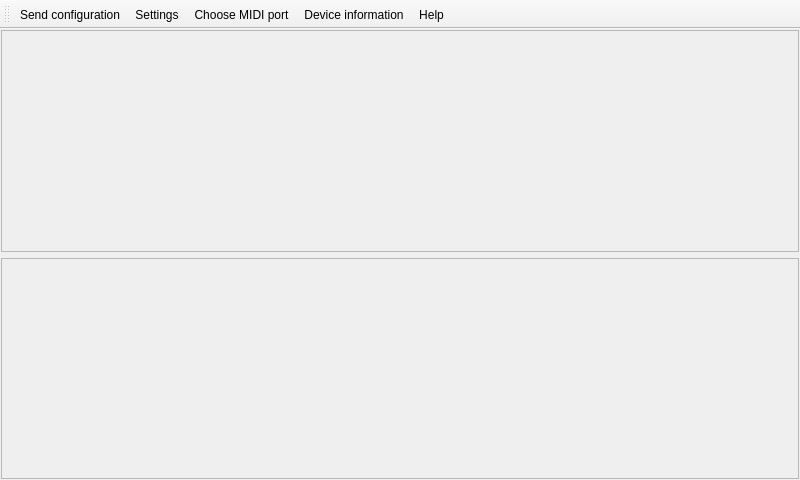
<?xml version="1.0" encoding="UTF-8"?>
<ui version="4.0">
 <class>MainWindow</class>
 <widget class="QMainWindow" name="MainWindow">
  <property name="geometry">
   <rect>
    <x>0</x>
    <y>0</y>
    <width>800</width>
    <height>480</height>
   </rect>
  </property>
  <widget class="QWidget" name="centralWidget">
   <layout class="QVBoxLayout" name="verticalLayout">
    <property name="leftMargin">
     <number>1</number>
    </property>
    <property name="topMargin">
     <number>1</number>
    </property>
    <property name="rightMargin">
     <number>1</number>
    </property>
    <property name="bottomMargin">
     <number>1</number>
    </property>
    <item>
     <widget class="QFrame" name="upperFrame">
      <property name="frameShape">
       <enum>QFrame::StyledPanel</enum>
      </property>
      <property name="frameShadow">
       <enum>QFrame::Raised</enum>
      </property>
      <layout class="QVBoxLayout" name="verticalLayout_2">
       <property name="leftMargin">
        <number>0</number>
       </property>
       <property name="topMargin">
        <number>0</number>
       </property>
       <property name="rightMargin">
        <number>0</number>
       </property>
       <property name="bottomMargin">
        <number>0</number>
       </property>
       <item>
        <widget class="TouchPiano" name="upperTouchPiano" native="true"/>
       </item>
      </layout>
     </widget>
    </item>
    <item>
     <widget class="QFrame" name="lowerFrame">
      <property name="frameShape">
       <enum>QFrame::StyledPanel</enum>
      </property>
      <property name="frameShadow">
       <enum>QFrame::Raised</enum>
      </property>
      <layout class="QVBoxLayout" name="verticalLayout_3">
       <property name="leftMargin">
        <number>0</number>
       </property>
       <property name="topMargin">
        <number>0</number>
       </property>
       <property name="rightMargin">
        <number>0</number>
       </property>
       <property name="bottomMargin">
        <number>0</number>
       </property>
       <item>
        <widget class="TouchPiano" name="lowerTouchPiano" native="true"/>
       </item>
      </layout>
     </widget>
    </item>
   </layout>
  </widget>
  <widget class="QToolBar" name="toolBar">
   <property name="windowTitle">
    <string>toolBar</string>
   </property>
   <attribute name="toolBarArea">
    <enum>TopToolBarArea</enum>
   </attribute>
   <attribute name="toolBarBreak">
    <bool>false</bool>
   </attribute>
   <addaction name="actionSend_configuration"/>
   <addaction name="actionSettingsMenu"/>
   <addaction name="actionChoose_MIDI_port"/>
   <addaction name="actionDeviceInfo"/>
   <addaction name="actionHelp"/>
  </widget>
  <action name="actionSettingsMenu">
   <property name="icon">
    <iconset resource="../../resources/resources.qrc">
     <normaloff>:/images/noto/emoji_u1f527.png</normaloff>:/images/noto/emoji_u1f527.png</iconset>
   </property>
   <property name="text">
    <string>Settings</string>
   </property>
  </action>
  <action name="actionSend_configuration">
   <property name="icon">
    <iconset resource="../../resources/resources.qrc">
     <normaloff>:/images/noto/emoji_u1f680.png</normaloff>:/images/noto/emoji_u1f680.png</iconset>
   </property>
   <property name="text">
    <string>Send configuration</string>
   </property>
  </action>
  <action name="actionDeviceInfo">
   <property name="icon">
    <iconset resource="../../resources/resources.qrc">
     <normaloff>:/images/noto/emoji_u2139.png</normaloff>:/images/noto/emoji_u2139.png</iconset>
   </property>
   <property name="text">
    <string>Device information</string>
   </property>
  </action>
  <action name="actionHelp">
   <property name="icon">
    <iconset resource="../../resources/resources.qrc">
     <normaloff>:/images/noto/emoji_u1f4da.png</normaloff>:/images/noto/emoji_u1f4da.png</iconset>
   </property>
   <property name="text">
    <string>Help</string>
   </property>
  </action>
  <action name="actionChoose_MIDI_port">
   <property name="icon">
    <iconset resource="../../resources/resources.qrc">
     <normaloff>:/images/noto/emoji_u1f3b9.png</normaloff>:/images/noto/emoji_u1f3b9.png</iconset>
   </property>
   <property name="text">
    <string>Choose MIDI port</string>
   </property>
  </action>
 </widget>
 <layoutdefault spacing="6" margin="11"/>
 <customwidgets>
  <customwidget>
   <class>TouchPiano</class>
   <extends>QWidget</extends>
   <header>touch_piano.h</header>
   <container>1</container>
  </customwidget>
 </customwidgets>
 <resources>
  <include location="../../resources/resources.qrc"/>
 </resources>
 <connections/>
</ui>
